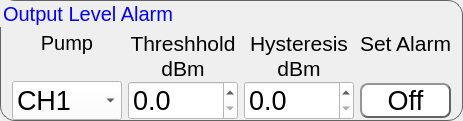
         <widget class="QGroupBox" name="groupBox_5">
          <property name="styleSheet">
           <string notr="true">QGroupBox{
border-color: rgb(100, 100, 100);
border-width: 1px;        
border-style: solid;
border-radius: 15px;
font: 20px;
}
QGroupBox:title{
color: rgb(0, 0, 255);
}</string>
          </property>
          <property name="title">
           <string>Output Level Alarm</string>
          </property>
          <layout class="QGridLayout" name="gridLayout_2">
           <property name="topMargin">
            <number>30</number>
           </property>
           <property name="bottomMargin">
            <number>0</number>
           </property>
           <property name="horizontalSpacing">
            <number>6</number>
           </property>
           <property name="verticalSpacing">
            <number>0</number>
           </property>
           <item row="2" column="0">
            <widget class="QComboBox" name="alm_1">
             <property name="font">
              <font>
               <pointsize>20</pointsize>
              </font>
             </property>
             <property name="styleSheet">
              <string notr="true">background-color: rgb(255, 255, 255);</string>
             </property>
             <item>
              <property name="text">
               <string>CH1</string>
              </property>
             </item>
             <item>
              <property name="text">
               <string>CH2</string>
              </property>
             </item>
             <item>
              <property name="text">
               <string>CH3</string>
              </property>
             </item>
             <item>
              <property name="text">
               <string>CH4</string>
              </property>
             </item>
            </widget>
           </item>
           <item row="0" column="1">
            <widget class="QLabel" name="label_10">
             <property name="minimumSize">
              <size>
               <width>110</width>
               <height>0</height>
              </size>
             </property>
             <property name="font">
              <font>
               <pointsize>16</pointsize>
              </font>
             </property>
             <property name="text">
              <string>Threshhold</string>
             </property>
             <property name="alignment">
              <set>Qt::AlignCenter</set>
             </property>
            </widget>
           </item>
           <item row="0" column="2">
            <widget class="QLabel" name="label_11">
             <property name="minimumSize">
              <size>
               <width>110</width>
               <height>0</height>
              </size>
             </property>
             <property name="font">
              <font>
               <pointsize>16</pointsize>
              </font>
             </property>
             <property name="text">
              <string>Hysteresis</string>
             </property>
             <property name="alignment">
              <set>Qt::AlignCenter</set>
             </property>
            </widget>
           </item>
           <item row="0" column="3">
            <widget class="QLabel" name="label_12">
             <property name="font">
              <font>
               <pointsize>16</pointsize>
              </font>
             </property>
             <property name="text">
              <string>Set Alarm</string>
             </property>
             <property name="alignment">
              <set>Qt::AlignCenter</set>
             </property>
            </widget>
           </item>
           <item row="2" column="2">
            <widget class="QDoubleSpinBox" name="alm_hys_1">
             <property name="font">
              <font>
               <pointsize>20</pointsize>
              </font>
             </property>
             <property name="styleSheet">
              <string notr="true">background-color: rgb(255, 255, 255);</string>
             </property>
             <property name="decimals">
              <number>1</number>
             </property>
            </widget>
           </item>
           <item row="2" column="3">
            <widget class="QPushButton" name="alm_set_1">
             <property name="font">
              <font>
               <pointsize>20</pointsize>
              </font>
             </property>
             <property name="styleSheet">
              <string notr="true">QPushButton{
	border-color: rgb(100, 100, 100);
	font: 20pt &quot;MS Shell Dlg 2&quot;;
	border-width: 2px;        
	border-style: outset;
	border-radius: 8px;
	background-color: rgb(255, 255, 255);
}
QPushButton:hover{
	background-color: rgb(225, 240, 255);
}
QPushButton:pressed{
	background-color: rgb(245, 245, 245);
}
</string>
             </property>
             <property name="text">
              <string>Off</string>
             </property>
             <property name="checkable">
              <bool>true</bool>
             </property>
            </widget>
           </item>
           <item row="2" column="1">
            <widget class="QDoubleSpinBox" name="alm_th_1">
             <property name="font">
              <font>
               <pointsize>20</pointsize>
              </font>
             </property>
             <property name="styleSheet">
              <string notr="true">background-color: rgb(255, 255, 255);</string>
             </property>
             <property name="decimals">
              <number>1</number>
             </property>
            </widget>
           </item>
           <item row="1" column="1">
            <widget class="QLabel" name="label_63">
             <property name="sizePolicy">
              <sizepolicy hsizetype="Fixed" vsizetype="Fixed">
               <horstretch>0</horstretch>
               <verstretch>0</verstretch>
              </sizepolicy>
             </property>
             <property name="minimumSize">
              <size>
               <width>110</width>
               <height>0</height>
              </size>
             </property>
             <property name="font">
              <font>
               <pointsize>16</pointsize>
              </font>
             </property>
             <property name="text">
              <string>dBm</string>
             </property>
             <property name="alignment">
              <set>Qt::AlignCenter</set>
             </property>
            </widget>
           </item>
           <item row="1" column="2">
            <widget class="QLabel" name="label_64">
             <property name="font">
              <font>
               <pointsize>16</pointsize>
              </font>
             </property>
             <property name="text">
              <string>dBm</string>
             </property>
             <property name="alignment">
              <set>Qt::AlignCenter</set>
             </property>
            </widget>
           </item>
           <item row="0" column="0">
            <widget class="QLabel" name="label_9">
             <property name="sizePolicy">
              <sizepolicy hsizetype="Preferred" vsizetype="Fixed">
               <horstretch>0</horstretch>
               <verstretch>0</verstretch>
              </sizepolicy>
             </property>
             <property name="minimumSize">
              <size>
               <width>110</width>
               <height>0</height>
              </size>
             </property>
             <property name="font">
              <font>
               <pointsize>15</pointsize>
              </font>
             </property>
             <property name="autoFillBackground">
              <bool>false</bool>
             </property>
             <property name="text">
              <string>Pump</string>
             </property>
             <property name="alignment">
              <set>Qt::AlignCenter</set>
             </property>
            </widget>
           </item>
          </layout>
         </widget>
